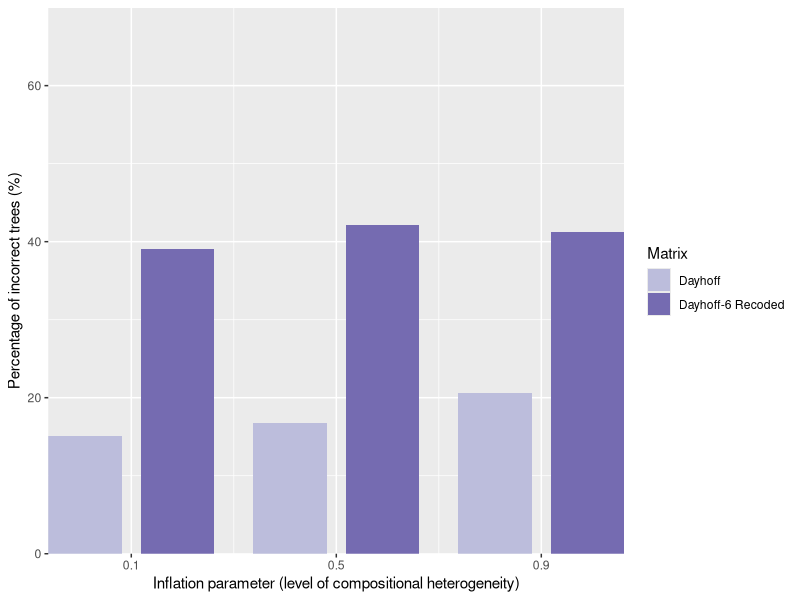

This figure's R source:
setwd("/Hernandez_Ryan_2019_RecodingSim/02-COMPOSITIONAL_HETEROGENEITY/02-HETEROGENEOUS_DATA")
data <- read.csv('comp_het_random_proportion.csv')
data$proportion <- data$proportion*100
names(data)[3]<-"percent"
library(ggplot2)
b <- ggplot(data, aes(x=inflation.parameter, y=percent)) + geom_bar(aes(fill=type), stat = "identity", position=position_dodge2(preserve = c("total"), padding = 0.2)) 
b + scale_x_continuous(name="Inflation parameter (level of compositional heterogeneity)", breaks =c(0.1, 0.5, 0.9), label=c("0.1","0.5","0.9"), expand = c(0, 0)) + scale_y_continuous(name="Percentage of incorrect trees (%)", expand = c(0, 0), limits=c(0,70)) + labs(fill="Matrix") + scale_fill_manual(values=c("#bcbddc", "#756bb1","#fdae6b", "#e6550d"))
